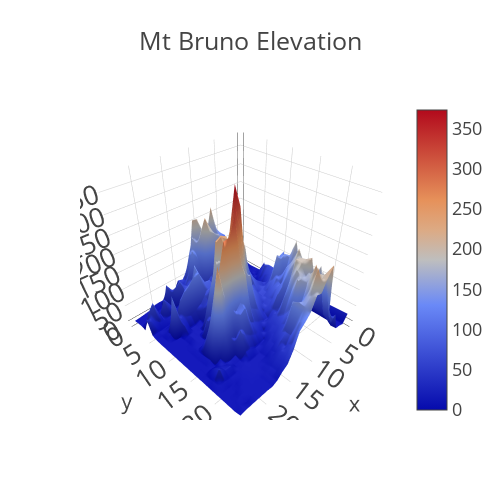

The notebook cell this image was saved under:
### Code cell
import plotly.graph_objects as go
import pandas as pd

z_data = pd.read_csv("mt_bruno_elevation.csv")

fig = go.Figure(
    data=go.Surface(z=z_data.values),
    layout=go.Layout(
        title="Mt Bruno Elevation",
        width=500,
        height=500,
    ))

fig.update_layout(template="presentation")
#fig.show(renderer= "browser")
fig.show()

### Figure 1 — Plotly figure (JSON) as saved in the notebook; plotly's stock layout.template omitted (floating-point values rounded to 4 significant figures; data arrays with more than 128 entries replaced by an {"elided": "..."} marker saying what was removed)
{"data": [{"type": "surface", "z": {"elided": "25x25 float values"}}], "layout": {"height": 500, "title": {"text": "Mt Bruno Elevation"}, "width": 500}}
